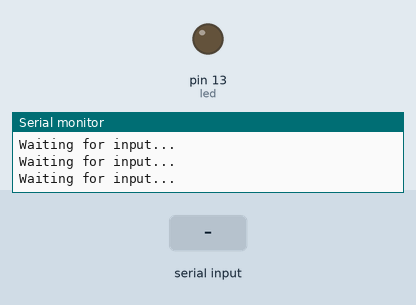
Simulated run of this sketch. Board: Arduino Uno, built with avr-gcc and run on an emulated ATmega328P. On the bench: output pins drawn as LEDs (lit = HIGH), the last lines printed to the serial monitor. The inputs (shaded band) are chosen by the test bench.

Above: at 1.2 s.
1.3 s: "30,150\n" received over Serial
At 3.8 s:
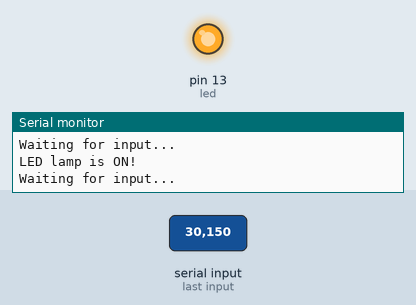
4.3 s: "2\n" received over Serial
At 5.3 s:
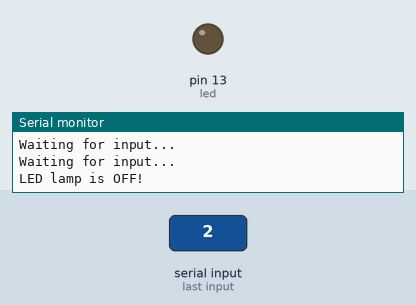
6.5 s: "1\n" received over Serial
At 7.7 s:
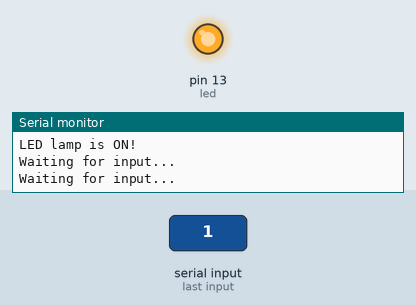
8.0 s: "200\n" received over Serial
At 8.9 s:
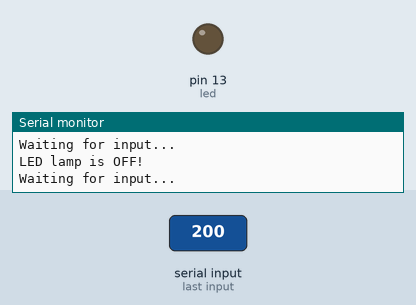
Timing chart, 0 to 10.5 s (numbered marks = the images above; inputs shaded):
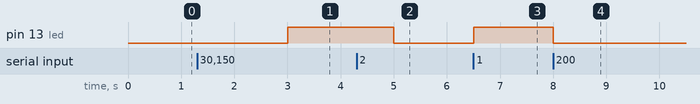

Measured:
- after the input at 1.3 s, pin 13 (led): LOW → HIGH after 1.7 s
- after the input at 4.3 s, pin 13 (led): HIGH → LOW after 0.70 s
- after the input at 6.5 s, pin 13 (led): LOW → HIGH at once
- after the input at 8.0 s, pin 13 (led): HIGH → LOW at once

The sketch:

Croduino_Main.ino
```cpp
//Authors: Željko Mandić and Vedran Mandić, 31.8.2014.
//Controls the LED lamps digitally on port 13
//waits for input over the connected COM port (USB)

int led = 13;

void setup()
{
  // put your setup code here, to run once:
  Serial.begin(9600);
  pinMode(led, OUTPUT);
}

void loop()
{
    int val = Serial.read() - 48;

    if (val == 1)
    {
      digitalWrite(led, HIGH);
      Serial.println("LED lamp is ON!");
    }
    else if (val == 2)
    {
      digitalWrite(led, LOW);
      Serial.println("LED lamp is OFF!");
    }
    else
    {
      Serial.println("Waiting for input...");
    }

    delay(500);
}
```
